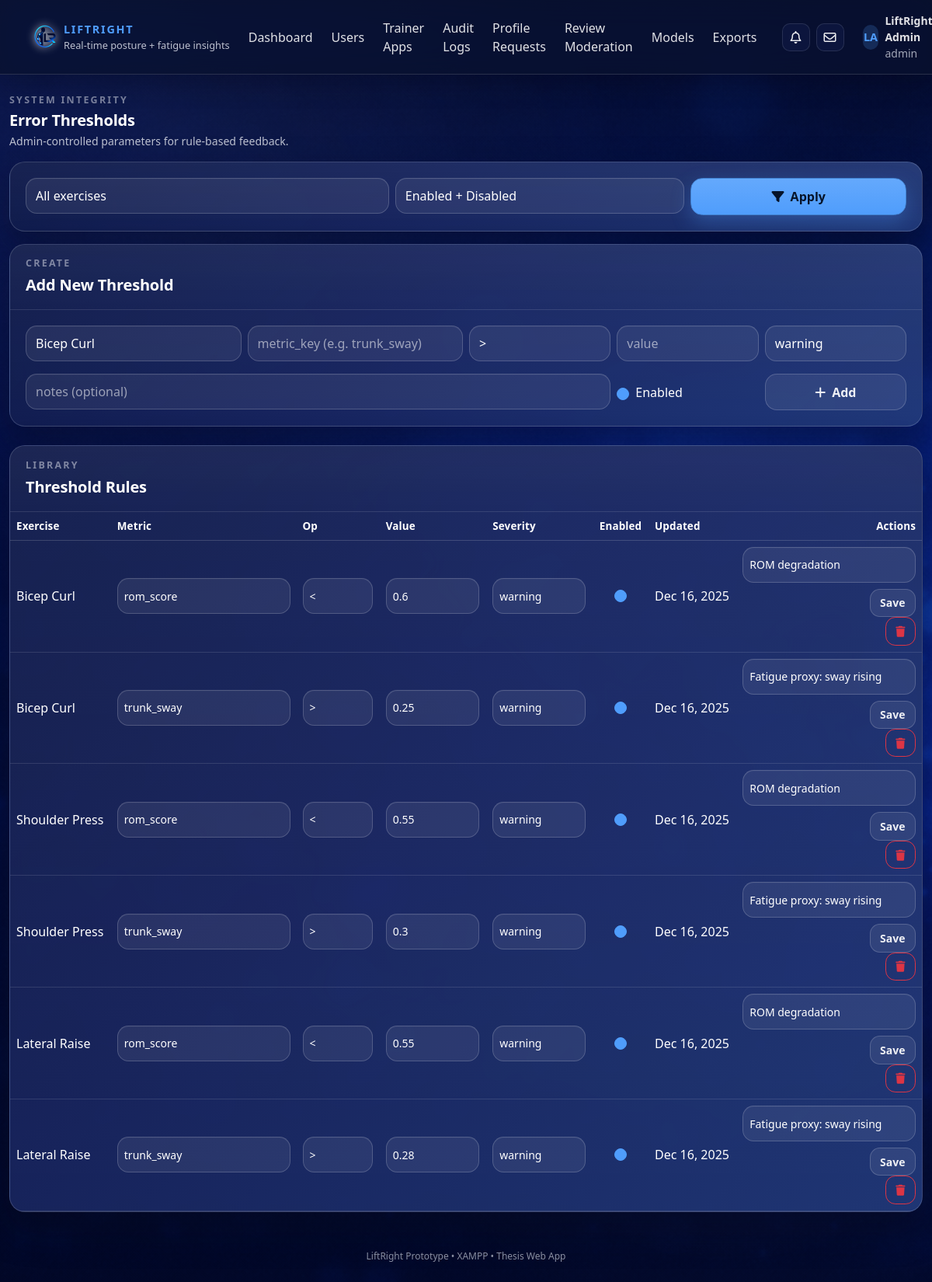
The app's page /web/admin/thresholds.php (signed in) with its own data.
### tables this page shows
CREATE TABLE `error_thresholds` (
  `threshold_id` int NOT NULL,
  `exercise_type` enum('bicep_curl','shoulder_press','lateral_raise') NOT NULL,
  `metric_key` varchar(80) NOT NULL,
  `compare_op` enum('>','>=','<','<=') NOT NULL DEFAULT '>',
  `metric_value` float NOT NULL,
  `severity` enum('info','warning','danger') NOT NULL DEFAULT 'warning',
  `enabled` tinyint(1) NOT NULL DEFAULT '1',
  `notes` varchar(255) DEFAULT NULL,
  `updated_at` timestamp NOT NULL DEFAULT CURRENT_TIMESTAMP ON UPDATE CURRENT_TIMESTAMP
);

### web/config/config.php (called while the page is built, shortened)
<?php
function h(string $s): string {
  return htmlspecialchars($s, ENT_QUOTES, 'UTF-8');
}

### web/admin/thresholds.php (the view, shortened to what this page needs)
<?php
require_once __DIR__ . '/../config/config.php';
function formatExercise(string $ex): string {
  return match($ex) {
    'shoulder_press' => 'Shoulder Press',
    'bicep_curl'     => 'Bicep Curl',
    'lateral_raise'  => 'Lateral Raise',
    default          => ucwords(str_replace('_',' ', $ex)),
  };
}
$sql = "
  SELECT threshold_id, exercise_type, metric_key, compare_op, metric_value, severity, enabled, notes, updated_at
  FROM error_thresholds
  WHERE 1=1
";
$sql .= " ORDER BY exercise_type ASC, metric_key ASC, compare_op ASC";
$stmt = $mysqli->prepare($sql);
$stmt->execute();
$res = $stmt->get_result();
require __DIR__ . '/../includes/head.php';
?>
<body>
<?php require __DIR__ . '/../includes/navbar.php'; ?>
<div class="lr-page-wrapper">
  <div class="container lr-main-container py-4">
    <div class="row mb-3">
      <div class="col-md-8">
        <div class="lr-section-title mb-1">System Integrity</div>
        <h1 class="lr-section-heading mb-1">Error Thresholds</h1>
        <p class="lr-stat-subtext mb-0">Admin-controlled parameters for rule-based feedback.</p>
      </div>
    </div>
    <div class="lr-card mb-3">
      <div class="lr-card-body">
        <form class="row g-2" method="GET">
          <div class="col-md-5">
            <select class="form-select" name="exercise">
              <option value="">All exercises</option>
            </select>
          </div>
          <div class="col-md-4">
            <select class="form-select" name="enabled">
              <option value="">Enabled + Disabled</option>
            </select>
          </div>
          <div class="col-md-3 d-grid">
            <button class="btn btn-primary" type="submit">
              <i class="fa-solid fa-filter me-2"></i>Apply
            </button>
          </div>
        </form>
      </div>
    </div>
    <div class="lr-card mb-4">
      <div class="lr-card-header">
        <div class="lr-section-title mb-1">Create</div>
        <div class="lr-section-heading mb-0">Add New Threshold</div>
      </div>
      <div class="lr-card-body">
        <form method="POST" class="row g-2">
          <div class="col-md-3">
            <select class="form-select" name="exercise_type" required>
              <option value="bicep_curl">Bicep Curl</option>
            </select>
          </div>
          <div class="col-md-3">
            <input class="form-control" name="metric_key" placeholder="metric_key (e.g. trunk_sway)" required>
          </div>
          <div class="col-md-2">
            <select class="form-select" name="compare_op">
              <option value=">">></option>
            </select>
          </div>
          <div class="col-md-2">
            <input class="form-control" name="metric_value" type="number" step="0.0001" placeholder="value" required>
          </div>
          <div class="col-md-2">
            <select class="form-select" name="severity">
              <option value="warning" selected>warning</option>
            </select>
          </div>
          <div class="col-md-8">
            <input class="form-control" name="notes" placeholder="notes (optional)">
          </div>
          <div class="col-md-2 d-flex align-items-center gap-2">
            <input class="form-check-input" type="checkbox" name="enabled" id="createEnabled" checked>
            <label class="form-check-label" for="createEnabled">Enabled</label>
          </div>
          <div class="col-md-2 d-grid">
            <button class="btn btn-outline-light" type="submit">
              <i class="fa-solid fa-plus me-2"></i>Add
            </button>
          </div>
        </form>
      </div>
    </div>
    <div class="lr-card">
      <div class="lr-card-header">
        <div class="lr-section-title mb-1">Library</div>
        <div class="lr-section-heading mb-0">Threshold Rules</div>
      </div>
      <div class="lr-card-body p-0">
        <div class="table-responsive">
          <table class="table table-hover align-middle mb-0 table-lr-dark">
            <thead>
              <tr>
                <th>Exercise</th>
                <th>Metric</th>
                <th>Op</th>
                <th>Value</th>
                <th>Severity</th>
                <th>Enabled</th>
                <th>Updated</th>
                <th class="text-end">Actions</th>
              </tr>
            </thead>
            <tbody>
            <?php if (count($rows) === 0): ?>
              <tr><td colspan="8" class="text-center py-4 lr-stat-subtext">No thresholds found.</td></tr>
            <?php else: ?>
              <?php foreach ($rows as $t): ?>
                <tr>
                  <td><?= h(formatExercise((string)$t['exercise_type'])) ?></td>
                  <td>
                    <form method="POST" class="d-flex gap-2 align-items-center">
                      <input class="form-control form-control-sm" name="metric_key" value="<?= h((string)$t['metric_key']) ?>" style="min-width: 170px;">
                  </td>
                  <td>
                      <select class="form-select form-select-sm" name="compare_op" style="width: 90px;">
                        <?php foreach (['>','>=','<','<='] as $op): ?>
                          <option value="<?= h($op) ?>" <?= ((string)$t['compare_op']===$op)?'selected':'' ?>><?= h($op) ?></option>
                        <?php endforeach; ?>
                      </select>
                  </td>
                  <td>
                      <input class="form-control form-control-sm" name="metric_value" type="number" step="0.0001"
                             value="<?= h((string)$t['metric_value']) ?>" style="width: 120px;">
                  </td>
                  <td>
                      <select class="form-select form-select-sm" name="severity" style="width: 120px;">
                        <?php foreach (['info','warning','danger'] as $sev): ?>
                          <option value="<?= h($sev) ?>" <?= ((string)$t['severity']===$sev)?'selected':'' ?>><?= h($sev) ?></option>
                        <?php endforeach; ?>
                      </select>
                  </td>
                  <td class="text-center">
                      <input class="form-check-input" type="checkbox" name="enabled" <?= ((int)$t['enabled']===1)?'checked':'' ?>>
                  </td>
                  <td><?= h(date("M d, Y", strtotime((string)$t['updated_at']))) ?></td>
                  <td class="text-end">
                      <input class="form-control form-control-sm mb-2" name="notes" value="<?= h((string)$t['notes']) ?>" placeholder="notes" style="min-width: 220px;">
                      <div class="d-flex justify-content-end gap-2">
                        <button class="btn btn-sm btn-outline-light" type="submit">Save</button>
                      </div>
                    <form method="POST" class="d-inline" onsubmit="return confirm('Delete this threshold?');">
                      <button class="btn btn-sm btn-outline-danger" type="submit">
                        <i class="fa-solid fa-trash"></i>
                      </button>
                    </form>
                  </td>
                </tr>
              <?php endforeach; ?>
            <?php endif; ?>
            </tbody>
          </table>
        </div>
      </div>
    </div>
  </div>
</div>
<?php require __DIR__ . '/../includes/footer.php'; ?>

### records on screen
error_thresholds: exercise_type "Bicep Curl", metric_key "rom_score", metric_value "0.6", enabled "☑", updated_at "Dec 16, 2025", notes "ROM degradation"
error_thresholds: exercise_type "Bicep Curl", metric_key "trunk_sway", metric_value "0.25", enabled "☑", updated_at "Dec 16, 2025", notes "Fatigue proxy: sway rising"
error_thresholds: exercise_type "Shoulder Press", metric_key "rom_score", metric_value "0.55", enabled "☑", updated_at "Dec 16, 2025", notes "ROM degradation"
error_thresholds: exercise_type "Shoulder Press", metric_key "trunk_sway", metric_value "0.3", enabled "☑", updated_at "Dec 16, 2025", notes "Fatigue proxy: sway rising"
error_thresholds: exercise_type "Lateral Raise", metric_key "rom_score", metric_value "0.55", enabled "☑", updated_at "Dec 16, 2025", notes "ROM degradation"
error_thresholds: exercise_type "Lateral Raise", metric_key "trunk_sway", metric_value "0.28", enabled "☑", updated_at "Dec 16, 2025", notes "Fatigue proxy: sway rising"

### other values on screen
initials((string)$full_name) "LA"
$full_name "LiftRight Admin"
$role "admin"
form field compare_op "<"
form field severity "warning"
form field compare_op ">"
